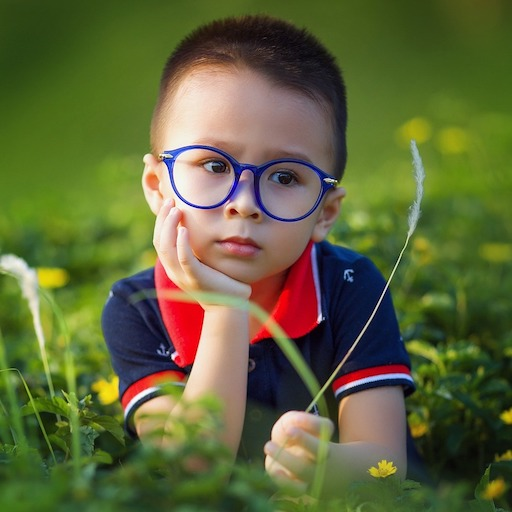
#> input picture Computer Vision 1 Introduction (Python)/week4-python/data/images/sample.jpg, 512 x 512 px
$ jupyter execute --allow-errors cvtColor-Assignment.ipynb   (shell and % lines are left out)
#> lines starting #> are read from the running program, lines starting #| are printed output that depends on the picture
# Assignment
## Assignment Instructions
In this assignment you will implement OpenCV's cvtColor function from scratch for the following conversions:

1. **convertBGRtoGray** function for converting BGR image to Grayscale image

2. **convertBGRtoHSV** function for converting BGR image to HSV image

You will get a total of 5 attempts in this assignment and the submissions will be auto-graded.

Grading Rubric
1. **convertBGRtoGray** function - 10 points

2. **convertBGRtoHSV** function - 20 points

# <font style="color:rgb(50,120,229)">Objective </font>
You have seen how we convert from one color space to another and also the theory behind the color spaces. In this assignment, you will implement the function cvtColor using the conversion formulae given in the opencv website. Specifically, you will be implementing the 2 functions:
1. convertBGRtoGray ( 10 points )
1. convertBGRtoHSV ( 20 points )

We have created the outline of the functions along with the supporting code. You just have to implement the formula in the function.

**Parameters**

**Input**
- BGR image ( named img )

**Output**
- Gray or HSV image

[cell 1]
# Import modules
import numpy as np
import matplotlib.pyplot as plt
import cv2
from dataPath import DATA_PATH

[cell 2]
import matplotlib
matplotlib.rcParams['figure.figsize'] = (18.0, 12.0)
matplotlib.rcParams['image.interpolation'] = 'bilinear'

[cell 3]
# Supress warnings
import warnings
warnings.filterwarnings("ignore")

[cell 4]
img = cv2.imread(DATA_PATH+"images/sample.jpg")
#> img is the input picture: shape (512, 512, 3); mean B, G, R 57.8, 101.6, 95.4

[cell 5]
plt.imshow(img[:,:,::-1])
plt.show()

#### <font style="color:rgb(50,120,229)">Convert BGR image to Grayscale image</font>
- Input: image in BGR mode
- Output: image in grayscale mode

For your convenience, we have added the conversion formula below

#### Reference:
https://docs.opencv.org/4.1.0/de/d25/imgproc_color_conversions.html

img_gray = cv2.cvtColor(image, cv2.COLOR_BGR2GRAY)
img_gray

[cell 6]
def convertBGRtoGray(image):
    B,G,R = cv2.split(image)
    grayimg = np.round(0.299*R + 0.587*G + 0.114*B)
    grayimg = grayimg.astype(np.uint8)
    return grayimg

gray = convertBGRtoGray(img)
gray

#> (a cell that did not finish here is left out)

[cell 8]
gray = convertBGRtoGray(img)

Get the result from OpenCV's `cvtColor` function to verify

[cell 9]
gray_cv = cv2.cvtColor(img,cv2.COLOR_BGR2GRAY)

[cell 10]
plt.figure(figsize=(18,12))
plt.subplot(1,3,1)
plt.title("Result from custom function")
plt.imshow(gray,cmap="gray")
plt.subplot(1,3,2)
plt.title("Result from OpenCV function")
plt.imshow(gray_cv,cmap="gray")
plt.subplot(1,3,3)
plt.title("Difference")
plt.imshow(np.abs(gray-gray_cv),cmap="gray")
plt.show()
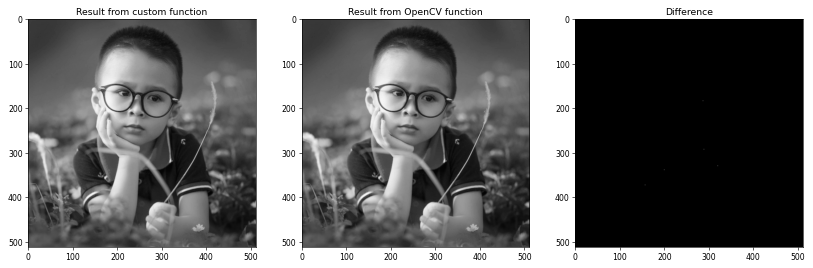
#> figure drawn by matplotlib, 3 panels

[cell 11]
###
### AUTOGRADER TEST - DO NOT REMOVE
###

#### <font style="color:rgb(50,120,229)">Convert BGR image to HSV image</font>
- Input: image in BGR mode
- Output: image in HSV mode

For your convenience, we have added the conversion formula below

#### Reference:
https://docs.opencv.org/4.1.0/de/d25/imgproc_color_conversions.html

You can assume we are working with 8 bit images.

[cell 12]
cv_hsv = cv2.cvtColor(img, cv2.COLOR_BGR2HSV)
#> cv_hsv: shape (512, 512, 3); mean H, S, V 52.8, 143.9, 115.7
H,S,V = cv2.split(cv_hsv)
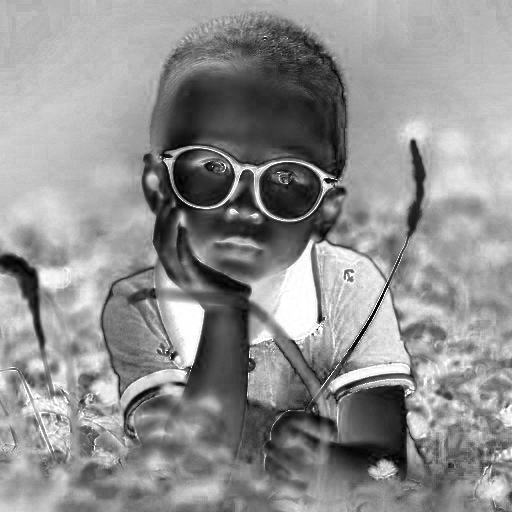
#> S: shape (512, 512); min 0, max 255, mean 143.9
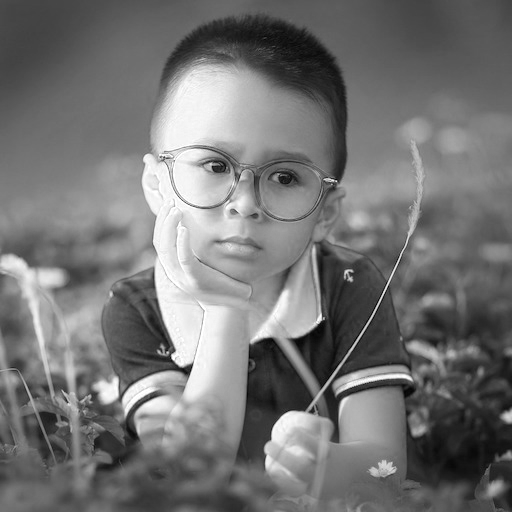
#> V: shape (512, 512); min 1, max 255, mean 115.7
V

[cell 13]
img_float = img/255.0
B,G,R = cv2.split(img_float)
V = np.maximum.reduce([R,G,B])
min_RGB = np.minimum.reduce([R,G,B])
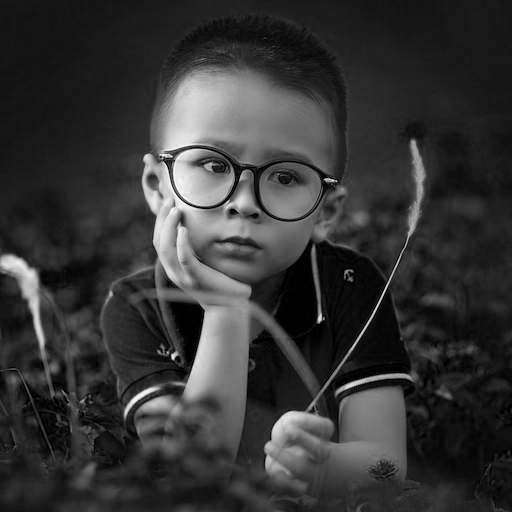
#> min_RGB: shape (512, 512) float64; min 0, max 0.992, mean 0.209
S = np.where(V==0, 0, ((V-min_RGB)/V))
V_is_R = 60*(G-B)/(V-min_RGB)
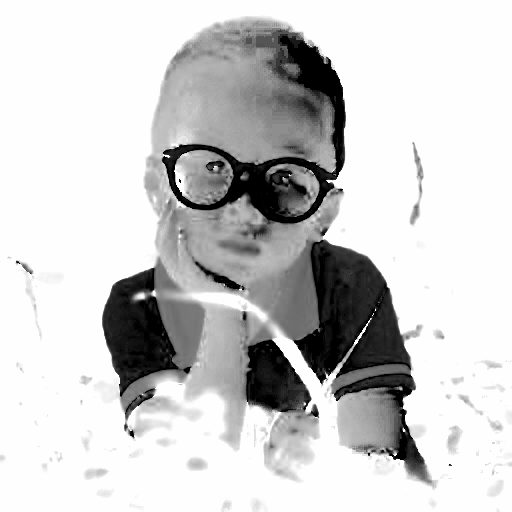
#> V_is_R: shape (512, 512) float64; 0.02% of the values are NaN or infinite; the others: min -60, max 60, mean 36.56; drawn with min black, max white, NaN and infinite black
V_is_G = 120+60*(B-R)/(V-min_RGB)
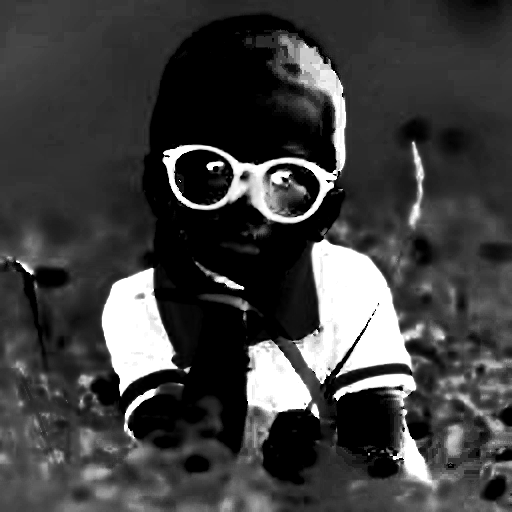
#> V_is_G: shape (512, 512) float64; 0.02% of the values are NaN or infinite; the others: min 60, max 180, mean 90.08; drawn with min black, max white, NaN and infinite black
V_is_B = 240+60*(R-G)/(V-min_RGB)
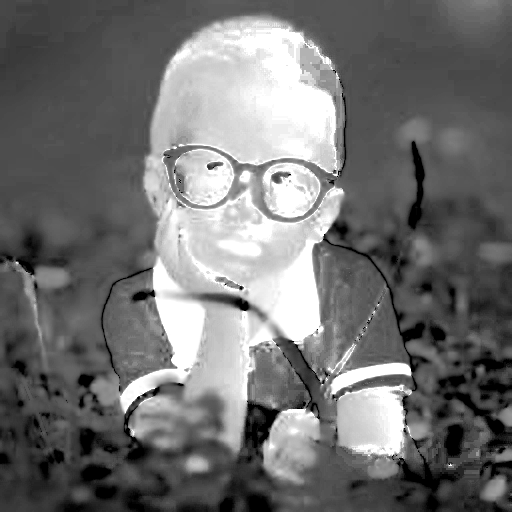
#> V_is_B: shape (512, 512) float64; 0.02% of the values are NaN or infinite; the others: min 180, max 300, mean 233.4; drawn with min black, max white, NaN and infinite black
H = np.where(V==R, V_is_R,
             np.where(V==G, V_is_G,V_is_B))
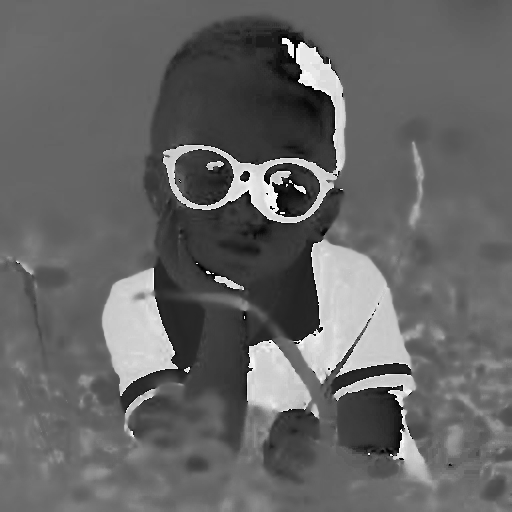
#> H: shape (512, 512) float64; 0.02% of the values are NaN or infinite; the others: min -60, max 298.9, mean 83.98; drawn with min black, max white, NaN and infinite black
H = np.where(H<0, H+360, H)
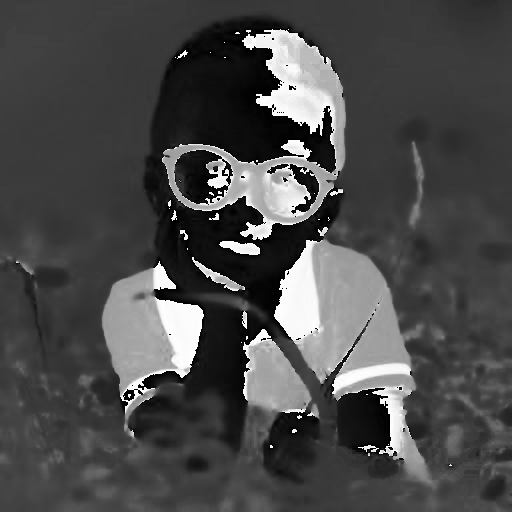
#> H: shape (512, 512) float64; 0.02% of the values are NaN or infinite; the others: min 0, max 359.7, mean 105.9; drawn with min black, max white, NaN and infinite black
V = 255*V
S = 255*S
H = H/2
hsv_img = cv2.merge((H,S,V)).astype(np.uint8)
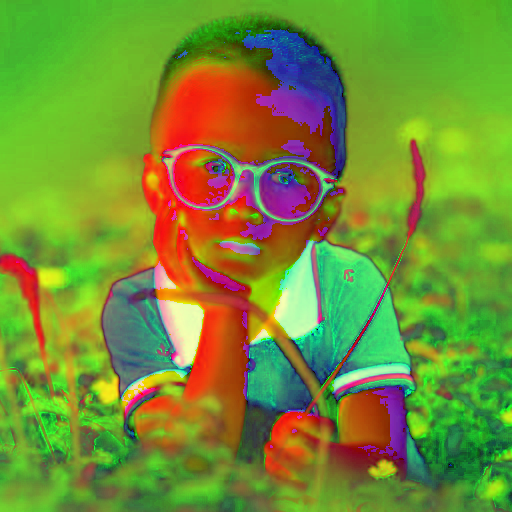
#> hsv_img: shape (512, 512, 3); mean of channels 0, 1, 2 52.5, 143.4, 115.7; drawn as B, G, R
hsv_img[...,2]
